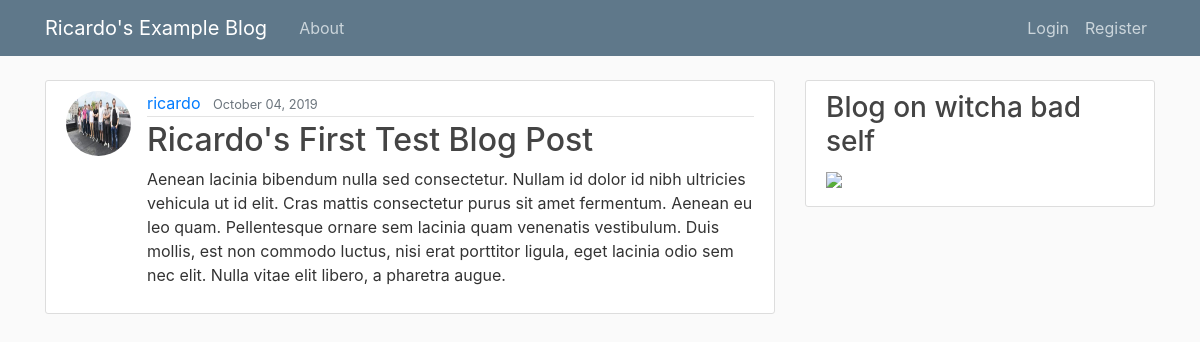
Before: / with the older database file.
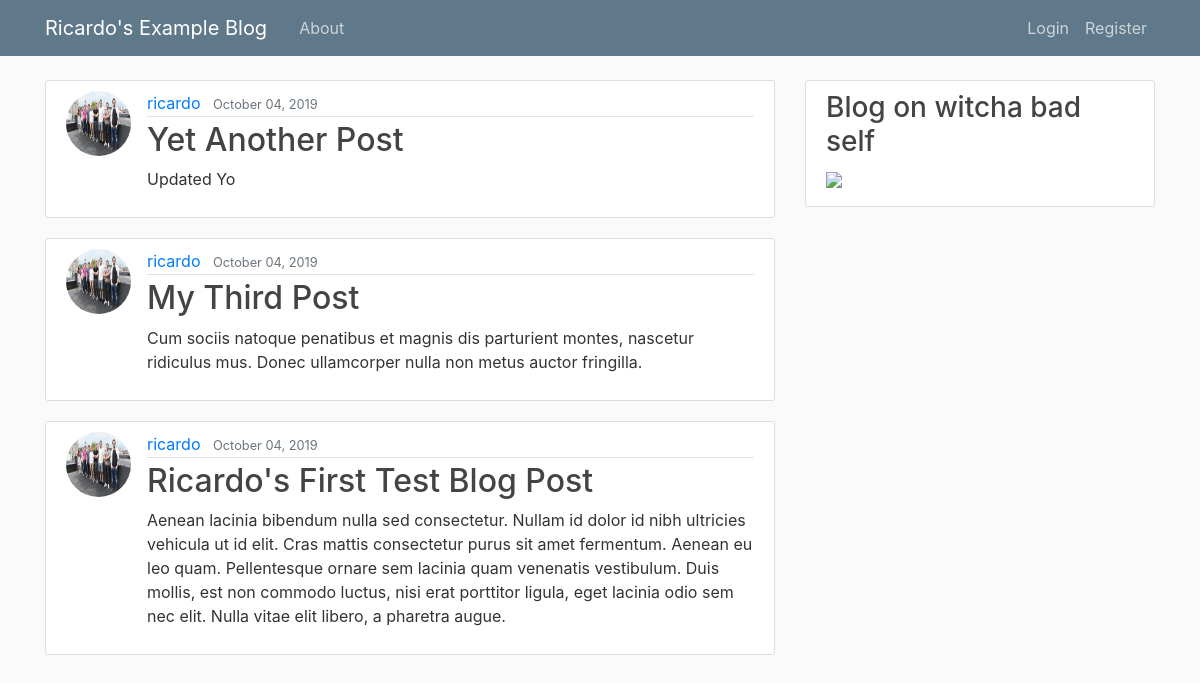
After: the same page with the newer database file.
### blog/models.py (models this page shows, shortened)
class Post(models.Model):
    title = models.CharField(max_length=100)
    content = models.TextField()
    date_posted = models.DateTimeField(default=timezone.now)
    author = models.ForeignKey(User, on_delete=models.CASCADE)

### users/models.py (models this page shows, shortened)
class Profile(models.Model):
    user = models.OneToOneField(User, on_delete=models.CASCADE)
    image = models.ImageField(default='default.jpg', upload_to='profile_pics')

### blog/views.py (the view)
# urls.py: path('', PostListView.as_view(), name='blog-home'),
class PostListView(ListView):
    model = Post
    template_name = 'blog/home.html' # default looks for <app>/<model>_<viewtype>.html
    context_object_name = 'posts' # so we can loop with the variable posts
    ordering = ['-date_posted'] # without minus is oldest to newest

### blog/templates/blog/home.html
{% extends "blog/base.html" %}
{% block content %}
	{% for post in posts %}
		<article class="media content-section">
			<img src="{{ post.author.profile.image.url }}" class="rounded-circle article-img" />
			<div class="media-body">
				<div class="article-metadata">
					<a class="mr-2" href="#">{{ post.author }}</a>
					<small class="text-muted">{{ post.date_posted|date:"F d, Y" }}</small>
				</div>
				<h2><a class="article-title"  href="{% url 'post-detail' post.id %}">{{ post.title }}</a></h2>
				<p class="article-content">{{ post.content }}</p>
			</div>
		</article>
	{% endfor %}
{% endblock content %}

### blog/templates/blog/base.html (shortened to what this page needs)
{% load static %}
<!DOCTYPE html>
<html>
<head>
	<link rel="stylesheet" href="https://maxcdn.bootstrapcdn.com/bootstrap/4.0.0/css/bootstrap.min.css"
>
	<link rel="stylesheet" type="text/css" href="{% static 'blog/main.css' %}">
</head>
<body>
	<header class="site-header">
		<nav class="navbar navbar-expand-md navbar-dark bg-steel fixed-top">
			<div class="container">
				<a class="navbar-brand mr-4" href="{% url 'blog-home' %}">Ricardo's Example Blog</a>
				<div class="collapse navbar-collapse" id="navbarToggle">
					<div class="navbar-nav mr-auto">
						<a class="nav-item nav-link" href="{% url 'blog-about' %}">About</a>
					</div>
					{% if user.is_authenticated %}
						<div class="navbar-nav">
							<a class="nav-item nav-link border rounded" href="{% url 'post-create' %}">Create New Post</a>
							<a class="nav-item nav-link" href="{% url 'profile' %}">Your Profile</a>
							<a class="nav-item nav-link" href="{% url 'logout' %}">Log Out</a>
						</div>
					{% else %}
						<div class="navbar-nav">
							<a class="nav-item nav-link" href="{% url 'login' %}">Login</a>
							<a class="nav-item nav-link" href="{% url 'register' %}">Register</a>
						</div>
					{% endif %}
				</div>
			</div>
		</nav>
	</header>
	<main role="main" class="container">
		<div class="row">
			<div class="col-md-8">
				{% block content %}{% endblock %}
			</div>
			<div class="col-md-4">
				<div class="content-section pb-3">
					<h3>Blog on witcha bad self</h3>
					<img
						class="w-100"
						src="https://media0.giphy.com/media/dchERAZ73GvOE/source.gif"
					/>
				</div>
			</div>
		</div>
	</main>
</body>
</html>

### blog/static/blog/main.css (style rules this page uses)
body { background:#fafafa;color:#333;margin-top:5rem }
h1,h2,h3,h4,h5,h6 { color:#444 }
.bg-steel { background-color:#5f788a }
.site-header .navbar-nav .nav-link { color:#cbd5db }
.content-section { background:#fff;padding:10px 20px;border:1px solid #ddd;border-radius:3px;margin-bottom:20px }
.article-title { color:#444 }
.article-content { white-space:pre-line }
.article-img { height:65px;width:65px;margin-right:16px }
.article-metadata { padding-bottom:1px;margin-bottom:4px;border-bottom:1px solid #e3e3e3 }

Changed rows visible on the page:
added Post: author.profile.image (picture), author "ricardo", date_posted "October 04, 2019", title "Yet Another Post", content "Updated Yo"
added Post: author.profile.image (picture), author "ricardo", date_posted "October 04, 2019", title "My Third Post", content "Cum sociis natoque penatibus et magnis dis parturient montes, nascetur ridiculus mus. Donec ullamcorper nulla non metus auctor fringilla."
